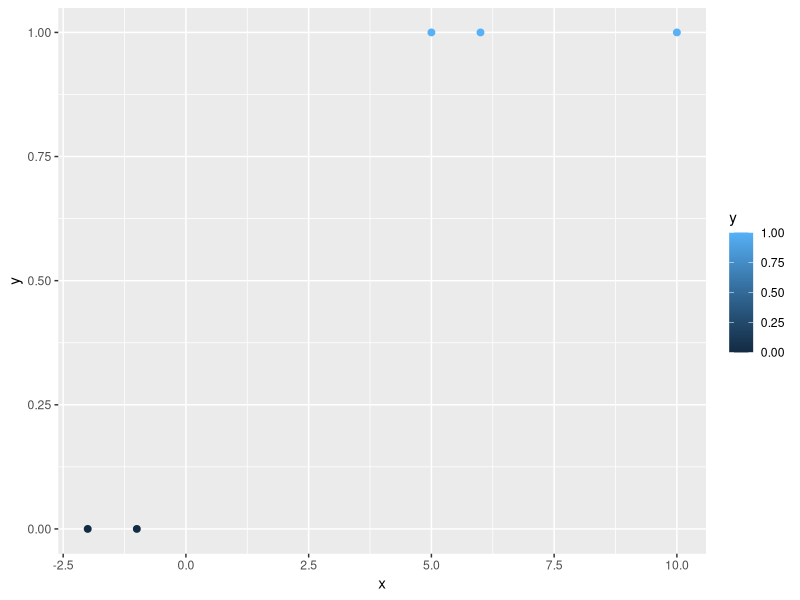

Here is the R script that generated this plot:
x=c(-2,5,-1,10,6)
y=c('red', 'blue', 'red', 'blue', 'blue')
y=c(0,1,0,1,1)


data = data.frame(x,y)
str(data)


glm.fit = glm(y~x, data=data,family='binomial')
# Warning message:
# glm.fit: fitted probabilities numerically 0 or 1 occurred
# too small sample size and # of predictors 
# means that there is no randomness, perfect split line to separate data 
# no unique solution 
# no convergence

summary(glm.fit)
head(glm.fit$fitted.values)

library(ggplot2)

ggplot(data, aes(x=x, y=y, color=y)) + geom_point(size=2)


# P(y2=blue|x2=5, B0, B1) = 1 = exp(beta0+beta1*5)/(1+exp(beta0+beta1*5)) 
# want to get as close to 1 as possible 
beta0 = 0 
beta1 = 100 # could be infinity 

exp(beta0+beta1*5)/(1+exp(beta0+beta1*5))





